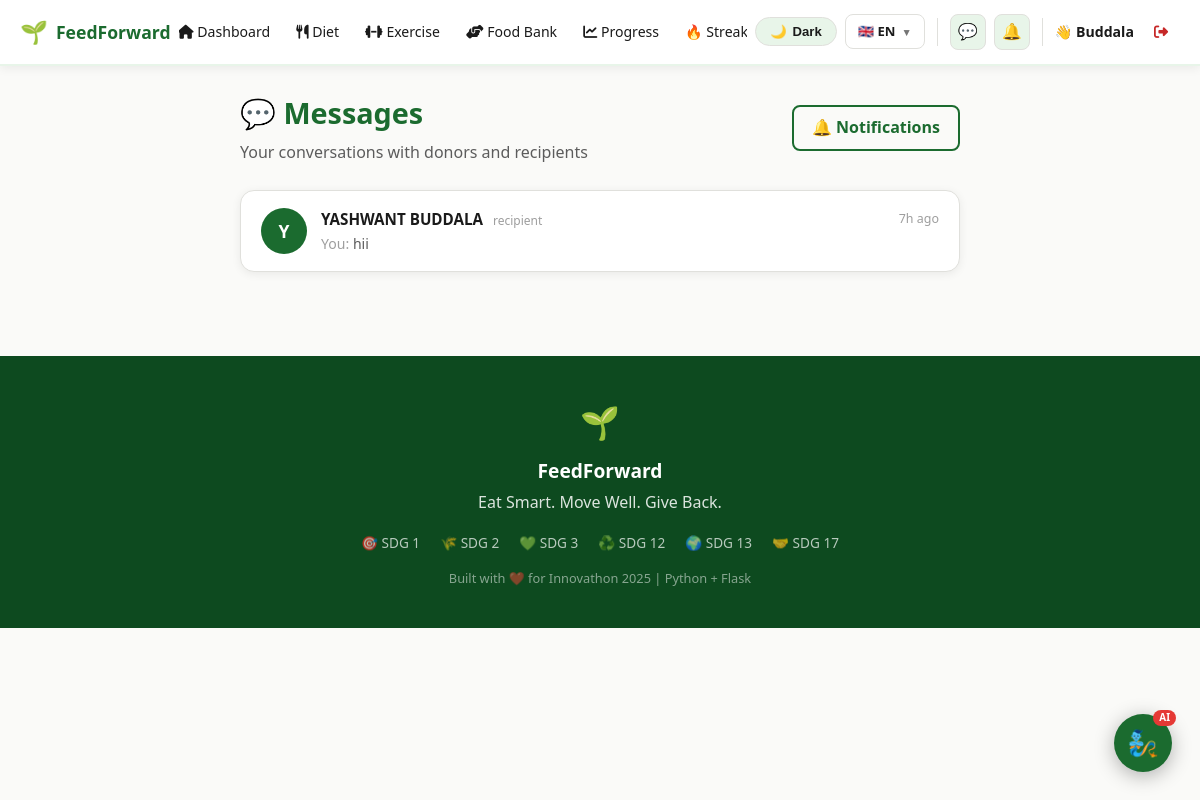
Page /inbox/messages (signed in) on the committed database.
### models/user.py (models this page shows, shortened)
class User(db.Model, UserMixin):
    __tablename__ = 'users'
    id            = db.Column(db.Integer, primary_key=True)
    name          = db.Column(db.String(100), nullable=False)
    email         = db.Column(db.String(120), unique=True, nullable=False)
    password_hash = db.Column(db.String(200), nullable=False)
    role          = db.Column(db.String(20), default='user')  # user / donor / recipient / admin
    age           = db.Column(db.Integer)
    weight        = db.Column(db.Float)
    height        = db.Column(db.Float)
    gender        = db.Column(db.String(10))
    dietary_pref  = db.Column(db.String(20))   # veg / non_veg / vegan
    health_goal   = db.Column(db.String(20))   # lose_weight / gain_muscle / stay_fit
    fitness_level = db.Column(db.String(20))   # beginner / intermediate / advanced
    equipment     = db.Column(db.String(20))   # none / dumbbells / gym
    days_per_week = db.Column(db.Integer, default=4)
    location      = db.Column(db.String(200))
    latitude      = db.Column(db.Float)
    longitude     = db.Column(db.Float)
    profile_complete = db.Column(db.Boolean, default=False)
    allergies     = db.Column(db.String(200), default='')  # comma-separated e.g. "gluten,dairy,nuts"
    created_at    = db.Column(db.DateTime, default=datetime.utcnow)
    meal_plans    = db.relationship('MealPlan',     backref='user', lazy=True)
    exercise_plans= db.relationship('ExercisePlan', backref='user', lazy=True)
    donations     = db.relationship('FoodListing',  foreign_keys='FoodListing.donor_id',    backref='donor',     lazy=True)
    claims        = db.relationship('FoodListing',  foreign_keys='FoodListing.claimed_by',  backref='recipient', lazy=True)
    progress_logs = db.relationship('ProgressLog',  backref='user', lazy=True)

### models/models.py (models this page shows)
class Message(db.Model):
    __tablename__ = 'messages'
    id           = db.Column(db.Integer, primary_key=True)
    sender_id    = db.Column(db.Integer, db.ForeignKey('users.id'), nullable=False)
    receiver_id  = db.Column(db.Integer, db.ForeignKey('users.id'), nullable=False)
    listing_id   = db.Column(db.Integer, db.ForeignKey('food_listings.id'), nullable=True)
    body         = db.Column(db.Text, nullable=False)
    is_read      = db.Column(db.Boolean, default=False)
    created_at   = db.Column(db.DateTime, default=datetime.utcnow)
    sender   = db.relationship('User', foreign_keys=[sender_id],   backref='sent_messages')
    receiver = db.relationship('User', foreign_keys=[receiver_id], backref='received_messages')
    listing  = db.relationship('FoodListing', foreign_keys=[listing_id])
    @property
    def time_ago(self):
        delta = datetime.utcnow() - self.created_at
        s = int(delta.total_seconds())
        if s < 60:    return 'just now'
        if s < 3600:  return f'{s//60}m ago'
        if s < 86400: return f'{s//3600}h ago'
        return f'{s//86400}d ago'

### routes/inbox.py (the view)
@inbox.route('/messages')
@login_required
def messages():
    from sqlalchemy import or_
    sent     = Message.query.filter_by(sender_id=current_user.id).all()
    received = Message.query.filter_by(receiver_id=current_user.id).all()
    partner_ids = set()
    for m in sent:     partner_ids.add(m.receiver_id)
    for m in received: partner_ids.add(m.sender_id)
    conversations = []
    for pid in partner_ids:
        partner = User.query.get(pid)
        if not partner:
            continue
        last_msg = Message.query.filter(
            or_(
                (Message.sender_id == current_user.id) & (Message.receiver_id == pid),
                (Message.sender_id == pid) & (Message.receiver_id == current_user.id)
            )
        ).order_by(Message.created_at.desc()).first()
        unread = Message.query.filter_by(
            sender_id=pid, receiver_id=current_user.id, is_read=False
        ).count()
        conversations.append({
            'partner':  partner,
            'last_msg': last_msg,
            'unread':   unread,
        })
    conversations.sort(key=lambda c: c['last_msg'].created_at, reverse=True)
    return render_template('inbox/messages.html', conversations=conversations)

### templates/inbox/messages.html (shortened to what this page needs)
{% extends 'base.html' %}
{% block content %}
<div style="max-width:720px;margin:0 auto;">
  <div style="display:flex;align-items:center;justify-content:space-between;margin-bottom:24px;flex-wrap:wrap;gap:12px;">
    <div>
      <h1 style="font-size:1.8rem;font-weight:800;color:var(--green);margin:0 0 4px;">💬 Messages</h1>
      <p style="color:var(--text2);margin:0;">Your conversations with donors and recipients</p>
    </div>
    <a href="{{ url_for('inbox.notifications') }}" class="btn-secondary" style="padding:8px 18px;">
      🔔 Notifications
    </a>
  </div>
  {% if conversations %}
  <div style="display:flex;flex-direction:column;gap:10px;">
    {% for conv in conversations %}
    <a href="{{ url_for('inbox.conversation', partner_id=conv.partner.id) }}"
       style="text-decoration:none;">
      <div class="card" style="padding:16px 20px;cursor:pointer;transition:transform .15s;"
           onmouseover="this.style.transform='translateY(-2px)'"
           onmouseout="this.style.transform='translateY(0)'">
        <div style="display:flex;align-items:center;gap:14px;">
          <div style="width:46px;height:46px;background:var(--green);border-radius:50%;
                      display:flex;align-items:center;justify-content:center;
                      color:#fff;font-weight:800;font-size:1.1rem;flex-shrink:0;">
            {{ conv.partner.name[0].upper() }}
          </div>
          <div style="flex:1;min-width:0;">
            <div style="display:flex;justify-content:space-between;align-items:center;">
              <div style="font-weight:700;color:var(--text);font-size:.95rem;">
                {{ conv.partner.name }}
                <span style="font-size:.75rem;color:var(--text3);font-weight:400;margin-left:6px;">
                  {{ conv.partner.role }}
                </span>
              </div>
              <div style="font-size:.78rem;color:var(--text3);flex-shrink:0;">
                {{ conv.last_msg.time_ago }}
              </div>
            </div>
            <div style="color:var(--text2);font-size:.88rem;white-space:nowrap;overflow:hidden;text-overflow:ellipsis;margin-top:2px;">
              {% if conv.last_msg.sender_id == current_user.id %}
                <span style="color:var(--text3);">You: </span>
              {% endif %}
              {{ conv.last_msg.body[:80] }}{% if conv.last_msg.body|length > 80 %}…{% endif %}
            </div>
          </div>
        </div>
      </div>
    </a>
    {% endfor %}
  </div>
  {% endif %}
</div>
{% endblock %}

### templates/base.html (shortened to what this page needs)
<!DOCTYPE html>
<html lang="{{ lang }}" data-theme="light">
<head>
  <link href="https://cdnjs.cloudflare.com/ajax/libs/font-awesome/6.4.0/css/all.min.css" rel="stylesheet"/>
  <link rel="stylesheet" href="https://unpkg.com/leaflet@1.9.4/dist/leaflet.css"/>
</head>
<body>
<nav style="background:var(--nav-bg);border-bottom:2px solid var(--nav-border);
            position:sticky;top:0;z-index:1000;box-shadow:0 2px 10px var(--shadow);">
  <div style="max-width:1280px;margin:0 auto;padding:0 20px;
              display:flex;align-items:center;justify-content:space-between;
              height:64px;gap:8px;">
    <a href="{{ url_for('main.index') }}"
       style="display:flex;align-items:center;gap:8px;flex-shrink:0;">
      <span style="font-size:1.4rem;">🌱</span>
      <span style="font-size:1.1rem;font-weight:800;color:var(--green);">FeedForward</span>
    </a>
    {% if current_user.is_authenticated %}
    <div style="display:flex;gap:2px;align-items:center;overflow-x:auto;flex:1;justify-content:center;">
      <a href="{{ url_for('main.dashboard') }}"
         class="nav-link {% if request.endpoint=='main.dashboard' %}active{% endif %}">
        <i class="fas fa-home"></i> {{ t.nav_dashboard }}
      </a>
      <a href="{{ url_for('diet.index') }}"
         class="nav-link {% if 'diet' in (request.endpoint or '') %}active{% endif %}">
        <i class="fas fa-utensils"></i> {{ t.nav_diet }}
      </a>
      <a href="{{ url_for('exercise.index') }}"
         class="nav-link {% if 'exercise' in (request.endpoint or '') %}active{% endif %}">
        <i class="fas fa-dumbbell"></i> {{ t.nav_exercise }}
      </a>
      <a href="{{ url_for('foodbank.index') }}"
         class="nav-link {% if 'foodbank' in (request.endpoint or '') %}active{% endif %}">
        <i class="fas fa-hands-helping"></i> {{ t.nav_foodbank }}
      </a>
      <a href="{{ url_for('progress.index') }}"
         class="nav-link {% if 'progress' in (request.endpoint or '') %}active{% endif %}">
        <i class="fas fa-chart-line"></i> {{ t.nav_progress }}
      </a>
      <a href="{{ url_for('streak.index') }}"
         class="nav-link {% if 'streak' in (request.endpoint or '') %}active{% endif %}">
        🔥 Streak
      </a>
    </div>
    {% endif %}
    <div style="display:flex;align-items:center;gap:8px;flex-shrink:0;">
      <button id="themeToggle" onclick="toggleTheme()" title="Toggle theme">
        <span id="themeIcon">🌙</span>
        <span id="themeLabel">Dark</span>
      </button>
      <div class="lang-wrap">
        <div class="lang-trigger">
          {% if lang == 'en' %}🇬🇧 EN
          {% elif lang == 'te' %}🇮🇳 TE
          {% else %}🇮🇳 HI{% endif %}
          <span style="font-size:.65rem;opacity:.6;">▼</span>
        </div>
      </div>
      {% if current_user.is_authenticated %}
        <a href="{{ url_for('inbox.messages') }}" class="icon-btn" title="Messages">
          💬
        </a>
        <a href="{{ url_for('inbox.notifications') }}" class="icon-btn" title="Notifications">
          🔔
        </a>
        <span style="font-weight:600;color:var(--text);font-size:.88rem;">
          👋 {{ current_user.name.split()[0] }}
        </span>
        <a href="{{ url_for('auth.logout') }}" class="nav-link"
           style="color:var(--red);" title="{{ t.nav_logout }}">
          <i class="fas fa-sign-out-alt"></i>
        </a>
      {% else %}
        <a href="{{ url_for('auth.login') }}"    class="btn-secondary" style="padding:7px 16px;font-size:.88rem;">{{ t.nav_login }}</a>
        <a href="{{ url_for('auth.register') }}" class="btn-primary"   style="padding:7px 16px;font-size:.88rem;">{{ t.nav_get_started }}</a>
      {% endif %}
    </div>
  </div>
</nav>
<main style="max-width:1280px;margin:0 auto;padding:24px 20px;">
  {% block content %}{% endblock %}
</main>
<footer style="background:var(--green-dk);color:#fff;padding:40px 24px;margin-top:60px;text-align:center;">
  <div style="max-width:1280px;margin:0 auto;">
    <div style="font-size:2rem;margin-bottom:8px;">🌱</div>
    <div style="font-size:1.2rem;font-weight:700;margin-bottom:4px;">FeedForward</div>
    <div style="opacity:.85;margin-bottom:16px;">{{ t.footer_tagline }}</div>
    <div style="display:flex;justify-content:center;gap:20px;flex-wrap:wrap;opacity:.7;font-size:.85rem;margin-bottom:14px;">
      <span>🎯 SDG 1</span><span>🌾 SDG 2</span><span>💚 SDG 3</span>
      <span>♻️ SDG 12</span><span>🌍 SDG 13</span><span>🤝 SDG 17</span>
    </div>
    <div style="opacity:.5;font-size:.8rem;">{{ t.footer_built }}</div>
  </div>
</footer>
{% if current_user.is_authenticated %}
<div id="feedgenie-btn" onclick="toggleChat()"
     style="position:fixed;bottom:28px;right:28px;z-index:9000;
            width:58px;height:58px;background:var(--green);border-radius:50%;
            display:flex;align-items:center;justify-content:center;
            font-size:1.6rem;cursor:pointer;box-shadow:0 4px 20px rgba(0,0,0,.3);
            transition:transform .2s,box-shadow .2s;"
     onmouseover="this.style.transform='scale(1.12)'"
     onmouseout="this.style.transform='scale(1)'"
     title="Chat with FeedGenie">
  🧞
  <div style="position:absolute;top:-4px;right:-4px;background:#E53935;color:#fff;
              border-radius:10px;padding:1px 6px;font-size:.62rem;font-weight:800;line-height:1.4;">AI</div>
</div>
{% endif %}
</body>
</html>

### templates/base.html (style rules this page uses)
:root { --bg:#FAFAF8;--bg2:#F2F4F0;--surface:#FFFFFF;--surface2:#F7F8F5; --border:#E0E0DC;--text:#1A1A1A;--text2:#5C5C5C;--text3:#9E9E9E; --green:#1B6B2F;--green-dk:#0D4A1F;--green-lt:#E8F5E9;--green-mid:#C8E6C9; --amber:#FF8F00;--blue:#1565C0;--blue-lt:#E3F2FD;--red:#C62828; --red-lt:#FFEBEE;--yellow-lt:#FFF9C4; --shadow:rgba(0,0,0,.07);--shadow-hov:rgba(0,0,0,.13); --nav-bg:#FFFFFF;--nav-border:#E8F5E9;--input-bg:#FFFFFF;--toggle-bg:#E8F5E9; }
*,*::before,*::after { box-sizing:border-box; }
html { scroll-behavior:smooth; }
body { font-family:'Segoe UI',system-ui,sans-serif;background:var(--bg);color:var(--text);margin:0;line-height:1.6;transition:background .3s,color .3s; }
a { text-decoration:none; }
.btn-secondary { border:2px solid var(--green);color:var(--green);padding:10px 24px;border-radius:8px;font-weight:600;display:inline-block;background:transparent;cursor:pointer;transition:background .2s; }
.card { background:var(--surface);border-radius:14px;box-shadow:0 2px 10px var(--shadow);padding:24px;border:1px solid var(--border);transition:box-shadow .2s; }
.nav-link { padding:7px 12px;border-radius:8px;color:var(--text);font-weight:500;font-size:.88rem;white-space:nowrap;transition:background .15s,color .15s; }
#themeToggle { background:var(--toggle-bg);border:1.5px solid var(--border);border-radius:50px;padding:6px 14px;cursor:pointer;font-size:.82rem;font-weight:700;color:var(--text);display:flex;align-items:center;gap:6px;transition:all .2s;white-space:nowrap; }
.lang-wrap { position:relative; }
.lang-trigger { background:var(--surface);border:1.5px solid var(--border);border-radius:8px;padding:6px 12px;cursor:pointer;font-size:.82rem;font-weight:700;color:var(--text);display:flex;align-items:center;gap:6px;transition:border .2s;white-space:nowrap;user-select:none; }
.icon-btn { position: relative; background: var(--toggle-bg); border: 1.5px solid var(--border); border-radius: 8px; width: 36px; height: 36px; display: flex; align-items: center; justify-content: center; cursor: pointer; color: var(--text); font-size: 1rem; transition: all .2s; text-decoration: none; flex-shrink: 0; }

### rows in the picture
User: name "Buddala"
User: partner "Y", partner.name "YASHWANT BUDDALA", partner.role "recipient"
Message: last_msg.time_ago "7h ago", last_msg "hii"

### other values in the picture
{{ t.nav_dashboard }} "Dashboard"
{{ t.nav_diet }} "Diet"
{{ t.nav_exercise }} "Exercise"
{{ t.nav_foodbank }} "Food Bank"
{{ t.nav_progress }} "Progress"
{{ t.footer_tagline }} "Eat Smart. Move Well. Give Back."
{{ t.footer_built }} "Built with ❤️ for Innovathon 2025 | Python + Flask"
